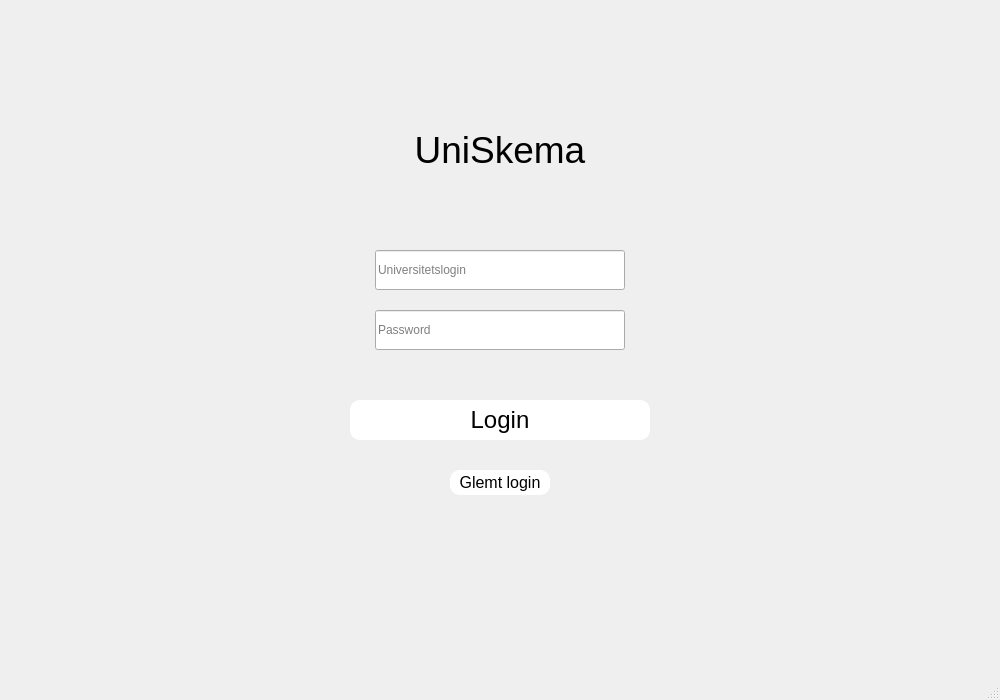
<?xml version="1.0" encoding="UTF-8"?>
<ui version="4.0">
 <class>MainWindow</class>
 <widget class="QMainWindow" name="MainWindow">
  <property name="geometry">
   <rect>
    <x>0</x>
    <y>0</y>
    <width>1000</width>
    <height>700</height>
   </rect>
  </property>
  <property name="sizePolicy">
   <sizepolicy hsizetype="Fixed" vsizetype="Fixed">
    <horstretch>0</horstretch>
    <verstretch>0</verstretch>
   </sizepolicy>
  </property>
  <property name="minimumSize">
   <size>
    <width>1000</width>
    <height>700</height>
   </size>
  </property>
  <property name="maximumSize">
   <size>
    <width>1000</width>
    <height>700</height>
   </size>
  </property>
  <property name="windowTitle">
   <string>MainWindow</string>
  </property>
  <property name="styleSheet">
   <string notr="true"/>
  </property>
  <widget class="QWidget" name="centralwidget">
   <widget class="QLabel" name="label">
    <property name="geometry">
     <rect>
      <x>400</x>
      <y>120</y>
      <width>200</width>
      <height>60</height>
     </rect>
    </property>
    <property name="layoutDirection">
     <enum>Qt::LeftToRight</enum>
    </property>
    <property name="styleSheet">
     <string notr="true">font-size:28pt; text-align:center;</string>
    </property>
    <property name="text">
     <string>UniSkema</string>
    </property>
    <property name="alignment">
     <set>Qt::AlignCenter</set>
    </property>
    <property name="margin">
     <number>0</number>
    </property>
   </widget>
   <widget class="QLineEdit" name="Unilogin">
    <property name="geometry">
     <rect>
      <x>375</x>
      <y>250</y>
      <width>250</width>
      <height>40</height>
     </rect>
    </property>
    <property name="autoFillBackground">
     <bool>false</bool>
    </property>
    <property name="styleSheet">
     <string notr="true"/>
    </property>
    <property name="text">
     <string/>
    </property>
    <property name="placeholderText">
     <string>Universitetslogin</string>
    </property>
   </widget>
   <widget class="QLineEdit" name="Password">
    <property name="geometry">
     <rect>
      <x>375</x>
      <y>310</y>
      <width>250</width>
      <height>40</height>
     </rect>
    </property>
    <property name="styleSheet">
     <string notr="true"/>
    </property>
    <property name="text">
     <string/>
    </property>
    <property name="frame">
     <bool>true</bool>
    </property>
    <property name="echoMode">
     <enum>QLineEdit::Password</enum>
    </property>
    <property name="placeholderText">
     <string>Password</string>
    </property>
   </widget>
   <widget class="QPushButton" name="LoginButton">
    <property name="geometry">
     <rect>
      <x>350</x>
      <y>400</y>
      <width>300</width>
      <height>40</height>
     </rect>
    </property>
    <property name="styleSheet">
     <string notr="true">font-size:18pt; 
border-radius:10px;
background-color:rgb(255, 255, 255);
color:black;</string>
    </property>
    <property name="text">
     <string>Login</string>
    </property>
    <property name="checkable">
     <bool>false</bool>
    </property>
    <property name="autoDefault">
     <bool>true</bool>
    </property>
    <property name="default">
     <bool>false</bool>
    </property>
   </widget>
   <widget class="QPushButton" name="GlemtLoginButton">
    <property name="geometry">
     <rect>
      <x>450</x>
      <y>470</y>
      <width>100</width>
      <height>25</height>
     </rect>
    </property>
    <property name="styleSheet">
     <string notr="true">font-size:12pt; border-radius:10px;background-color:rgb(255, 255, 255);
color:black;</string>
    </property>
    <property name="text">
     <string>Glemt login</string>
    </property>
   </widget>
  </widget>
  <widget class="QMenuBar" name="menubar">
   <property name="geometry">
    <rect>
     <x>0</x>
     <y>0</y>
     <width>1000</width>
     <height>22</height>
    </rect>
   </property>
  </widget>
  <widget class="QStatusBar" name="statusbar"/>
  <action name="actionsad">
   <property name="text">
    <string/>
   </property>
  </action>
 </widget>
 <resources/>
 <connections/>
</ui>
